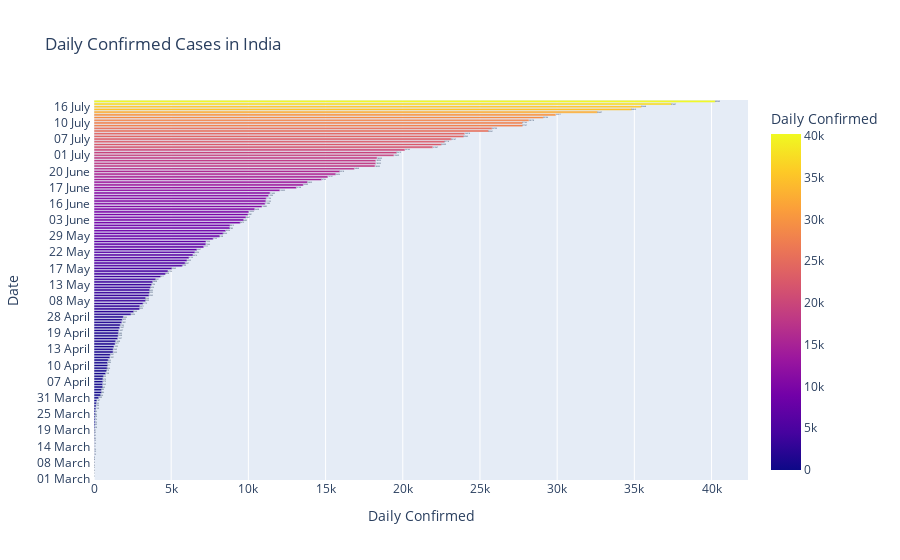
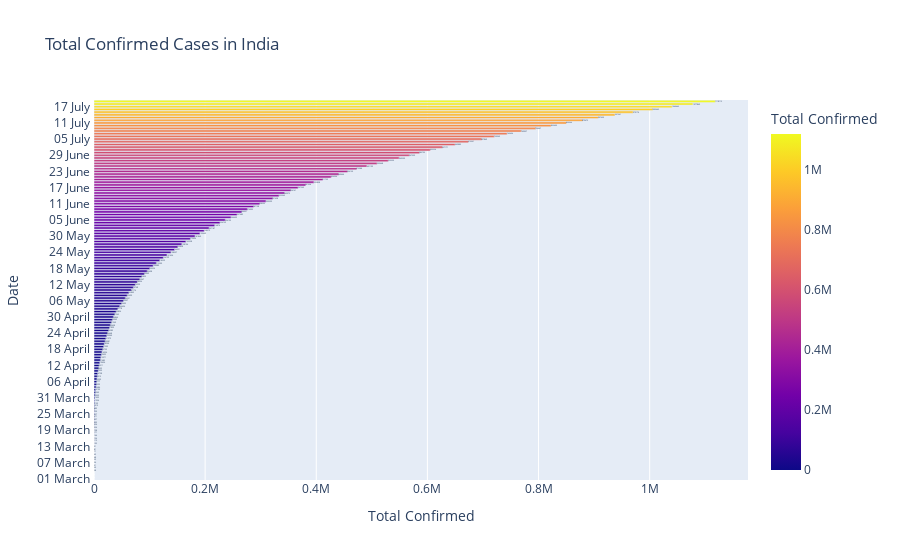
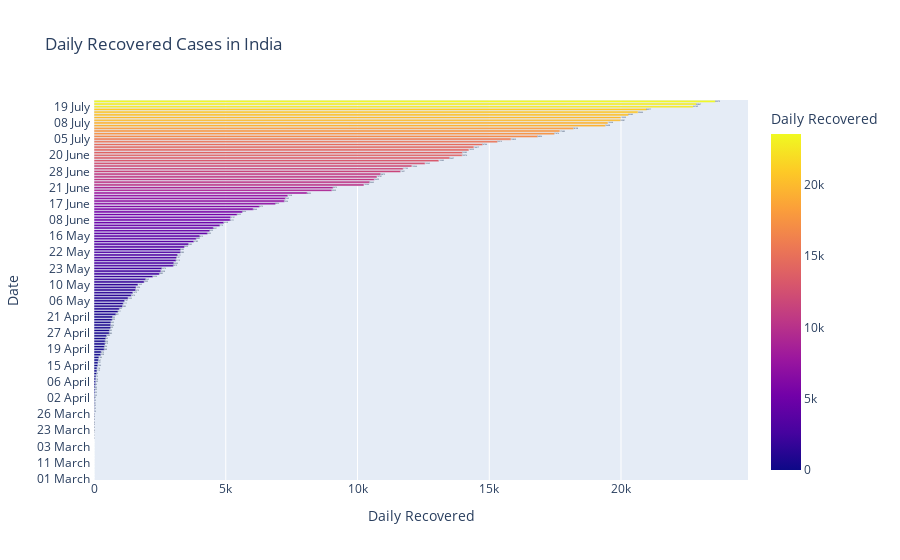
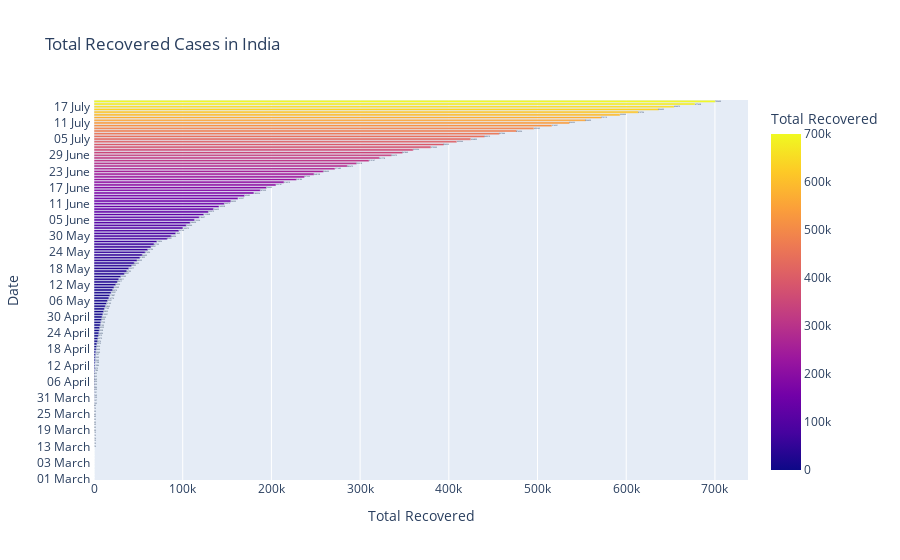

The notebook cell saved with these charts, in order:
### Code cell
latest = data[data['Date'] == max(data['Date'])]
latest = latest.groupby('Date')['Daily Confirmed'].max().reset_index()
fig = px.bar(data.sort_values('Daily Confirmed', ascending=False)[:172][::-1], 
             x='Daily Confirmed', y='Date', color="Daily Confirmed",
             title='Daily Confirmed Cases in India', text='Daily Confirmed', orientation='h',height=2000)
fig.show()


latest = data[data['Date'] == max(data['Date'])]
latest = latest.groupby('Date')['Total Confirmed'].max().reset_index()
fig = px.bar(data.sort_values('Total Confirmed', ascending=False)[:172][::-1], 
             x='Total Confirmed', y='Date', color="Total Confirmed",
             title='Total Confirmed Cases in India', text='Total Confirmed', orientation='h',height=2000)
fig.show()


latest = data[data['Date'] == max(data['Date'])]
latest = latest.groupby('Date')['Daily Recovered'].max().reset_index()
fig = px.bar(data.sort_values('Daily Recovered', ascending=False)[:172][::-1], 
             x='Daily Recovered', y='Date', color="Daily Recovered",
             title='Daily Recovered Cases in India', text='Daily Recovered', orientation='h',height=2000)
fig.show()

latest = data[data['Date'] == max(data['Date'])]
latest = latest.groupby('Date')['Total Recovered'].max().reset_index()
fig = px.bar(data.sort_values('Total Recovered', ascending=False)[:172][::-1], 
             x='Total Recovered', y='Date', color="Total Recovered",
             title='Total Recovered Cases in India', text='Total Recovered', orientation='h',height=2000)
fig.show()

latest = data[data['Date'] == max(data['Date'])]
latest = latest.groupby('Date')['Daily Deceased'].max().reset_index()
fig = px.bar(data.sort_values('Daily Deceased', ascending=False)[:172][::-1], 
             x='Daily Deceased', y='Date', color="Daily Deceased",
             title='Daily Deceased Members in India', text='Daily Deceased', orientation='h',height=2000)
fig.show()

latest = data[data['Date'] == max(data['Date'])]
latest = latest.groupby('Date')['Total Deceased'].max().reset_index()
fig = px.bar(data.sort_values('Total Deceased', ascending=False)[:172][::-1], 
             x='Total Deceased', y='Date', color="Total Deceased",
             title='Total Deceased Members in India', text='Total Deceased', orientation='h',height=2000)
fig.show()

### Figure 1 — Plotly figure (JSON) as saved in the notebook; plotly's stock layout.template omitted (floating-point values rounded to 4 significant figures; data arrays with more than 128 entries replaced by an {"elided": "..."} marker saying what was removed)
{"data": [{"alignmentgroup": "True", "hovertemplate": "Daily Confirmed=%{marker.color}<br>Date=%{y}<extra></extra>", "legendgroup": "", "marker": {"color": {"elided": "141 int values"}, "coloraxis": "coloraxis"}, "name": "", "offsetgroup": "", "orientation": "h", "showlegend": false, "text": {"elided": "141 int values"}, "textposition": "auto", "type": "bar", "x": {"elided": "141 int values"}, "xaxis": "x", "y": {"elided": "141 str values"}, "yaxis": "y"}], "layout": {"barmode": "relative", "coloraxis": {"colorbar": {"title": {"text": "Daily Confirmed"}}, "colorscale": [[0, "#0d0887"], [0.1111, "#46039f"], [0.2222, "#7201a8"], [0.3333, "#9c179e"], [0.4444, "#bd3786"], [0.5556, "#d8576b"], [0.6667, "#ed7953"], [0.7778, "#fb9f3a"], [0.8889, "#fdca26"], [1, "#f0f921"]]}, "legend": {"tracegroupgap": 0}, "title": {"text": "Daily Confirmed Cases in India"}, "xaxis": {"anchor": "y", "domain": [0, 1], "title": {"text": "Daily Confirmed"}, "type": "linear", "range": [0, 42360.0], "autorange": true}, "yaxis": {"anchor": "x", "domain": [0, 1], "title": {"text": "Date"}, "type": "category", "range": [-0.5, 140.5], "autorange": true}, "autosize": true}}

### Figure 2 — Plotly figure (JSON) as saved in the notebook; plotly's stock layout.template omitted (floating-point values rounded to 4 significant figures; data arrays with more than 128 entries replaced by an {"elided": "..."} marker saying what was removed)
{"data": [{"alignmentgroup": "True", "hovertemplate": "Total Confirmed=%{marker.color}<br>Date=%{y}<extra></extra>", "legendgroup": "", "marker": {"color": {"elided": "141 int values"}, "coloraxis": "coloraxis"}, "name": "", "offsetgroup": "", "orientation": "h", "showlegend": false, "text": {"elided": "141 int values"}, "textposition": "auto", "type": "bar", "x": {"elided": "141 int values"}, "xaxis": "x", "y": {"elided": "141 str values"}, "yaxis": "y"}], "layout": {"barmode": "relative", "coloraxis": {"colorbar": {"title": {"text": "Total Confirmed"}}, "colorscale": [[0, "#0d0887"], [0.1111, "#46039f"], [0.2222, "#7201a8"], [0.3333, "#9c179e"], [0.4444, "#bd3786"], [0.5556, "#d8576b"], [0.6667, "#ed7953"], [0.7778, "#fb9f3a"], [0.8889, "#fdca26"], [1, "#f0f921"]]}, "legend": {"tracegroupgap": 0}, "title": {"text": "Total Confirmed Cases in India"}, "xaxis": {"anchor": "y", "domain": [0, 1], "title": {"text": "Total Confirmed"}, "type": "linear", "range": [0, 1176960], "autorange": true}, "yaxis": {"anchor": "x", "domain": [0, 1], "title": {"text": "Date"}, "type": "category", "range": [-0.5, 140.5], "autorange": true}, "autosize": true}}

### Figure 3 — Plotly figure (JSON) as saved in the notebook; plotly's stock layout.template omitted (floating-point values rounded to 4 significant figures; data arrays with more than 128 entries replaced by an {"elided": "..."} marker saying what was removed)
{"data": [{"alignmentgroup": "True", "hovertemplate": "Daily Recovered=%{marker.color}<br>Date=%{y}<extra></extra>", "legendgroup": "", "marker": {"color": {"elided": "141 int values"}, "coloraxis": "coloraxis"}, "name": "", "offsetgroup": "", "orientation": "h", "showlegend": false, "text": {"elided": "141 int values"}, "textposition": "auto", "type": "bar", "x": {"elided": "141 int values"}, "xaxis": "x", "y": {"elided": "141 str values"}, "yaxis": "y"}], "layout": {"barmode": "relative", "coloraxis": {"colorbar": {"title": {"text": "Daily Recovered"}}, "colorscale": [[0, "#0d0887"], [0.1111, "#46039f"], [0.2222, "#7201a8"], [0.3333, "#9c179e"], [0.4444, "#bd3786"], [0.5556, "#d8576b"], [0.6667, "#ed7953"], [0.7778, "#fb9f3a"], [0.8889, "#fdca26"], [1, "#f0f921"]]}, "legend": {"tracegroupgap": 0}, "title": {"text": "Daily Recovered Cases in India"}, "xaxis": {"anchor": "y", "domain": [0, 1], "title": {"text": "Daily Recovered"}, "type": "linear", "range": [0, 24820], "autorange": true}, "yaxis": {"anchor": "x", "domain": [0, 1], "title": {"text": "Date"}, "type": "category", "range": [-0.5, 140.5], "autorange": true}, "autosize": true}}

### Figure 4 — Plotly figure (JSON) as saved in the notebook; plotly's stock layout.template omitted (floating-point values rounded to 4 significant figures; data arrays with more than 128 entries replaced by an {"elided": "..."} marker saying what was removed)
{"data": [{"alignmentgroup": "True", "hovertemplate": "Total Recovered=%{marker.color}<br>Date=%{y}<extra></extra>", "legendgroup": "", "marker": {"color": {"elided": "141 int values"}, "coloraxis": "coloraxis"}, "name": "", "offsetgroup": "", "orientation": "h", "showlegend": false, "text": {"elided": "141 int values"}, "textposition": "auto", "type": "bar", "x": {"elided": "141 int values"}, "xaxis": "x", "y": {"elided": "141 str values"}, "yaxis": "y"}], "layout": {"barmode": "relative", "coloraxis": {"colorbar": {"title": {"text": "Total Recovered"}}, "colorscale": [[0, "#0d0887"], [0.1111, "#46039f"], [0.2222, "#7201a8"], [0.3333, "#9c179e"], [0.4444, "#bd3786"], [0.5556, "#d8576b"], [0.6667, "#ed7953"], [0.7778, "#fb9f3a"], [0.8889, "#fdca26"], [1, "#f0f921"]]}, "legend": {"tracegroupgap": 0}, "title": {"text": "Total Recovered Cases in India"}, "xaxis": {"anchor": "y", "domain": [0, 1], "title": {"text": "Total Recovered"}, "type": "linear", "range": [0, 737300.0], "autorange": true}, "yaxis": {"anchor": "x", "domain": [0, 1], "title": {"text": "Date"}, "type": "category", "range": [-0.5, 140.5], "autorange": true}, "autosize": true}}
